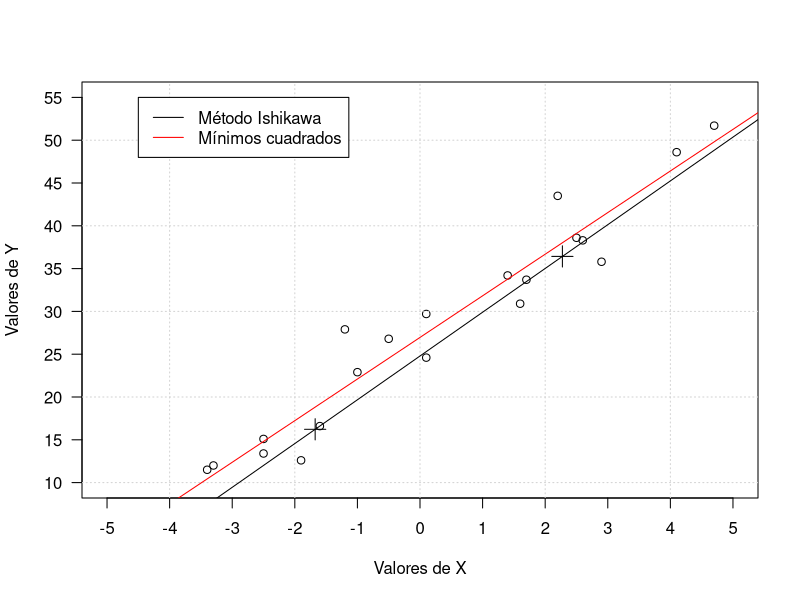

Here is the R script that generated this plot:

datos = read.csv2("regresionFuerzaBruta.csv")

png("coeficientesIshikawa.png", width=1500, height=1500, res = 300)

par(las = 1)
plot(datos$X, datos$Y, xlim = c(-5, 5), ylim = c(10, 55),
		 xaxt = "n", yaxt = "n",
		 xlab = "Valores de X",
		 ylab = "Valores de Y")
axis(1, seq(-5, 5, by = 1))
axis(2, seq(10, 55, by = 5))
grid()

q1x = quantile(datos$X, 0.25)
q3x = quantile(datos$X, 0.75)
q1y = quantile(datos$Y, 0.25)
q3y = quantile(datos$Y, 0.75)

qx = c(q1x, q3x) 
qy = c(q1y, q3y)

points(q1x, q1y, pch = 3, cex = 2)
points(q3x, q3y, pch = 3, cex = 2)

abline(lm(qy~qx), col = "black")
abline(lm(datos$Y~datos$X), col = "red")
legend(-4.5, 55, legend=c("Método Ishikawa", "Mínimos cuadrados"),
       col=c("black", "red"), lty=1)

dev.off()
